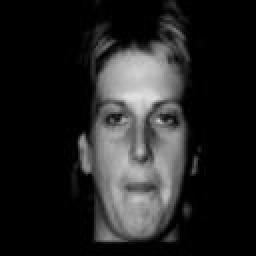
%> input picture assignment4/Faces/1/1a.bmp, 128 x 128 px (shown 2 times larger); its folder holds 3 pictures in this run
$ octave A4Q2.m   (GNU Octave 9; MATLAB toolbox functions it lacks are replaced by stand-ins)
%> lines starting %> are read from the running program, lines starting %| are printed output that depends on the picture

%Aina Jauhara
%ELEC4630 Assignment 4 Q2

close all,
clear,
clc

%% Image Pre Processing


imgType = '*.bmp';
addpath('faces');
for j = 1:6
    imgPath = ['Faces/' int2str(j) '/'];
    images  = dir([imgPath imgType]);
    for idx = 1:length(images)
        [img, map] = imread([imgPath images(idx).name], 'bmp');
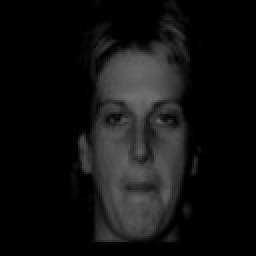
%> img: size 128x128 uint8 (shown 2 times larger); min 0, max 111, mean 17.3
%> map = 128 rows, first 12: [0 0 0; 0.00784 0.00784 0.00784; 0.0157 0.0157 0.0157; 0.0235 0.0235 0.0235; 0.0314 0.0314 0.0314; 0.0392 0.0392 0.0392; 0.0471 0.0471 0.0471; 0.0549 0.0549 0.0549; 0.0627 0.0627 0.0627; 0.0706 0.0706 0.0706; 0.0784 0.0784 0.0784; 0.0863 0.0863 0.0863]
        f{j}{idx}.img = im2double(rgb2gray(ind2rgb(img, map)));
    end
end


% Include training face

imgType = '*.bmp';
%> imgType = '*.bmp'
addpath('faces');
images  = dir(['Faces/eig/' imgType]);
for idx = 1:length(images)

    [i,m] = imread(['Faces/eig/' images(idx).name], 'bmp');
    tmp = im2double(rgb2gray( ind2rgb(i, m)));
    trn(:,:,idx) = tmp;

end


%Compute the image difference

%> (the run ends here)
